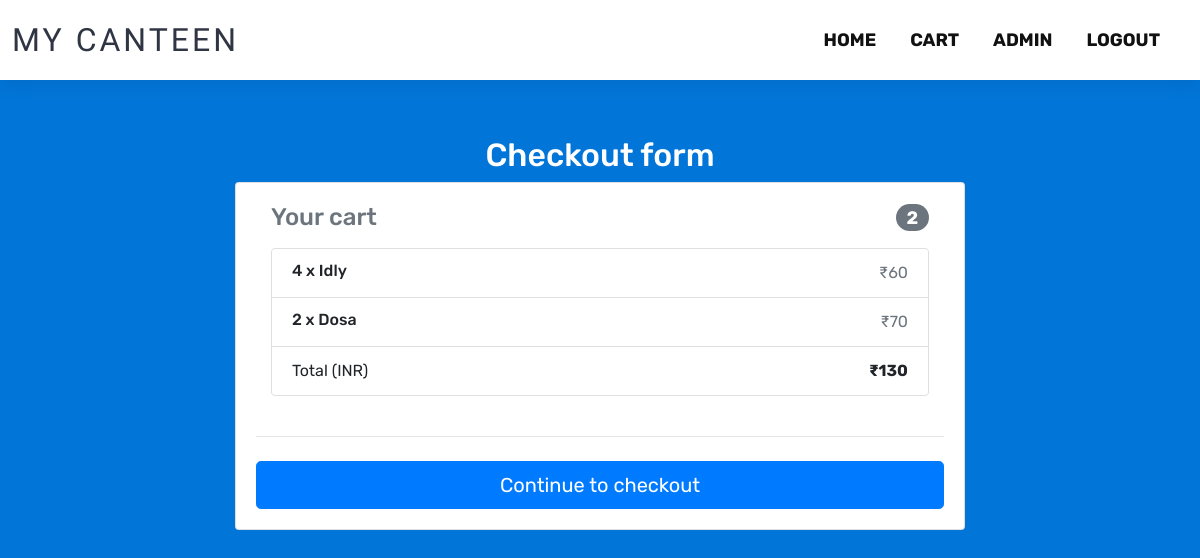
/checkout/ (signed in), run on an earlier commit of the app's database.
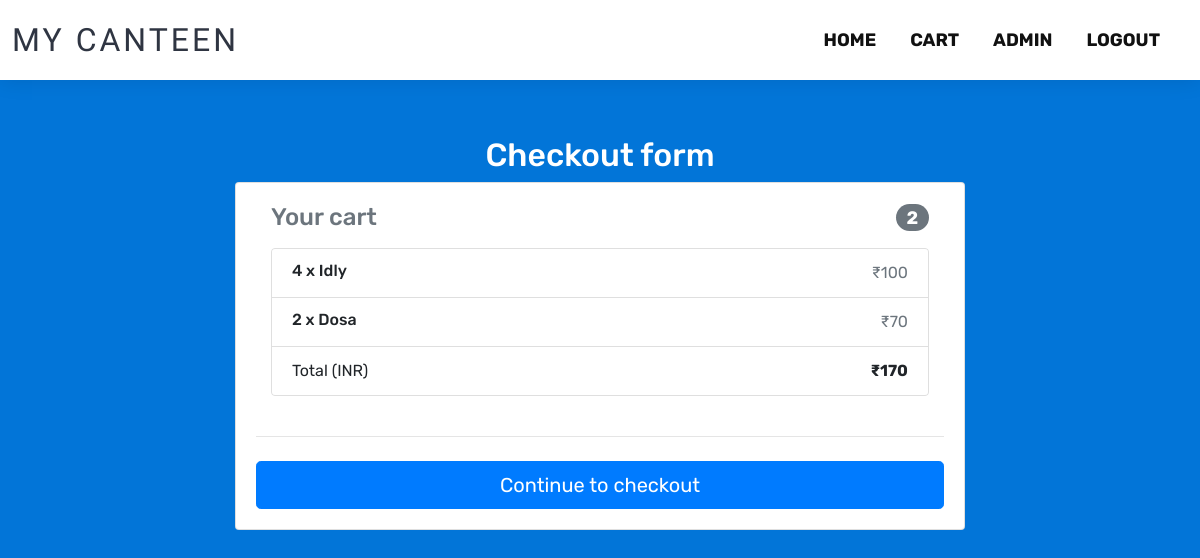
And on a later commit of the database.
### orders/models.py (models this page shows, shortened)
class OrderItem(models.Model):
    user = models.ForeignKey(settings.AUTH_USER_MODEL, on_delete = models.CASCADE)
    ordered = models.BooleanField(default=False)
    item = models.ForeignKey(Food, on_delete = models.CASCADE)
    quantity = models.IntegerField(default=1)
    def get_total_item_price(self):
        return self.quantity * self.item.price
    def get_final_price(self):
        return self.get_total_item_price()

class Food(models.Model):
    name = models.CharField(max_length = 100)
    price = models.IntegerField()
    image = models.ImageField(upload_to='images')

class Order(models.Model):
    user = models.ForeignKey(settings.AUTH_USER_MODEL,
                             on_delete=models.CASCADE)
    ref_code = models.CharField(max_length=20, blank=True, null=True)
    items = models.ManyToManyField(OrderItem)
    start_date = models.DateTimeField(auto_now_add=True)
    ordered_date = models.DateTimeField()
    ordered = models.BooleanField(default=False)
    class Meta:
        verbose_name = " Ordered Detail"
        verbose_name_plural = " Ordered Details"
    def get_total(self):
        total = 0
        for order_item in self.items.all():
            total += order_item.get_final_price()
        return total

### orders/views.py (the view, shortened to what this page needs)
# urls.py: path('checkout/', CheckoutView.as_view(), name='checkout'),
class CheckoutView(View):
    def get(self, *args, **kwargs):
        try:
            order = Order.objects.get(user=self.request.user, ordered=False)
            context = {
                'couponform': CouponForm(),
                'order': order,
                'DISPLAY_COUPON_FORM': True
            }
            return render(self.request, "checkout.html", context)
        except ObjectDoesNotExist:
            messages.info(self.request, "You do not have an active order")
            return redirect("checkout")

### templates/checkout.html (shortened to what this page needs)
{% extends "base.html" %} {% block content %}
<main>
    <div class="container wow fadeIn">
        <h2 style="color: #fff;" class=" mt-5 h2 text-center">Checkout form</h2>
        <div class="row">
            <div class="col-md-2 mb-4">
            </div>
            <div class="col-md-8 mb-4">
                <div class="card">
                    <form method="POST" class="card-body">
                        {% csrf_token %} {% include "order_snippet.html" %}
                        <hr class="mb-4">
                        <button class="btn btn-primary btn-lg btn-block" type="submit">Continue to checkout</button>
                    </form>
                </div>
            </div>
        </div>
    </div>
</main>
{% endblock content %}

### templates/order_snippet.html
<div class="col-md-12 mb-4">
    <h4 class="d-flex justify-content-between align-items-center mb-3">
        <span class="text-muted">Your cart</span>
        <span class="badge badge-secondary badge-pill">{{ order.items.count }}</span>
    </h4>
    <ul class="list-group mb-3 z-depth-1">
        {% for order_item in order.items.all %}
        <li class="list-group-item d-flex justify-content-between lh-condensed">
            <div>
                <h6 class="my-0">{{ order_item.quantity }} x {{ order_item.item.name}}</h6>
            </div>
            <span class="text-muted">&#8377;{{ order_item.get_final_price }}</span>
        </li>
        {% endfor %}
        <li class="list-group-item d-flex justify-content-between">
            <span>Total (INR)</span>
            <strong>&#8377;{{ order.get_total }}</strong>
        </li>
    </ul>
</div>

What changed in the data, as far as the page shows it:
changed through a linked row, Order id 2: get_total "130" → "170"
changed through a linked row, OrderItem "Idly": get_final_price "60" → "100"
